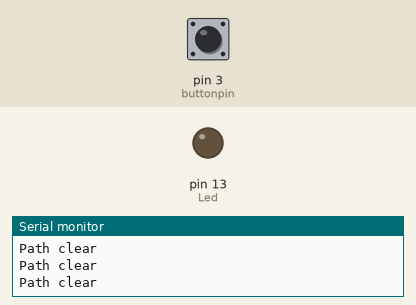
This sketch was run on a simulated Arduino Uno, built with avr-gcc and run on an emulated ATmega328P. Shown: output pins drawn as LEDs (lit = HIGH), the last lines printed to the serial monitor. The inputs (shaded band) are chosen by the test bench; at power-on: pin 3 (buttonpin) HIGH.

Above: at 1.2 s.
1.3 s: pin 3 (buttonpin) pulled LOW for 0.25 s
At 1.5 s:
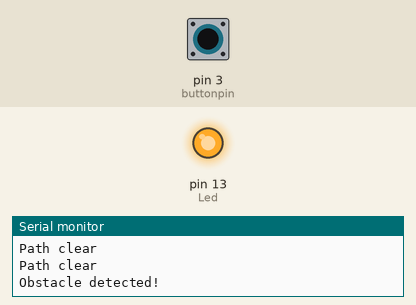
3.1 s: pin 3 (buttonpin) pulled LOW for 3.2 s
At 7.5 s:
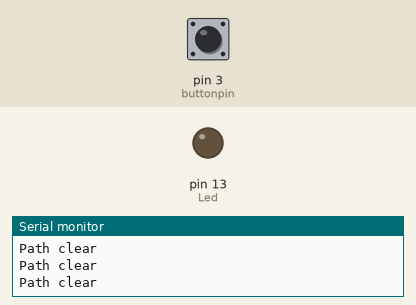
Timing chart, 0 to 9.0 s (numbered marks = the images above; inputs shaded):
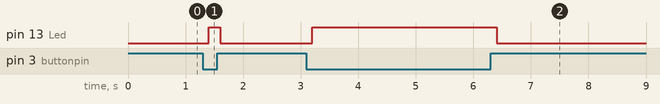

Measured:
- after the input at 1.3 s, pin 13 (Led): LOW → HIGH after 0.10 s, → LOW 0.20 s later
- after the input at 3.1 s, pin 13 (Led): LOW → HIGH after 0.10 s, → LOW 3.2 s later

The sketch:

lesson_25_obstacle_avoidance.ino
```cpp
// Obstacle avoidance - OUT pin → D3 (active LOW = obstacle), LED on D13
int Led = 13;
int buttonpin = 3;
int val;

void setup() {
  pinMode(Led, OUTPUT);
  pinMode(buttonpin, INPUT);
  Serial.begin(9600);
}

void loop() {
  val = digitalRead(buttonpin);
  if (val == LOW) {
    digitalWrite(Led, HIGH);
    Serial.println("Obstacle detected!");
  } else {
    digitalWrite(Led, LOW);
    Serial.println("Path clear");
  }
  delay(200);
}
```
